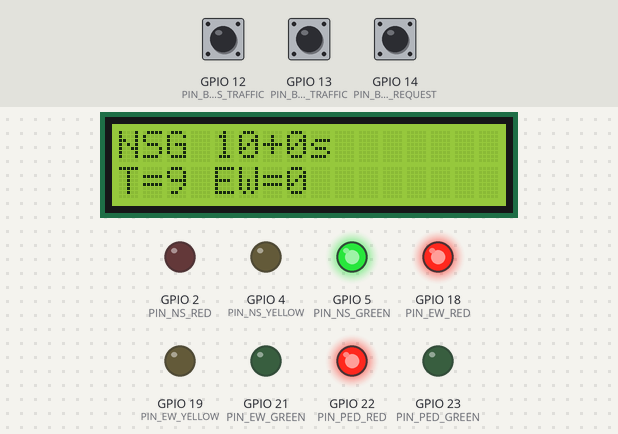
Recording of a sketch running on a simulated ESP32. Parts: 16×2 character LCD, output pins drawn as LEDs (lit = HIGH). The inputs (shaded band) are chosen by the test bench; at power-on: GPIO 12 (PIN_BTN_NS_TRAFFIC) HIGH, GPIO 13 (PIN_BTN_EW_TRAFFIC) HIGH, GPIO 14 (PIN_BTN_PED_REQUEST) HIGH.

Above: at 3.3 s.
3.4 s: GPIO 12 (PIN_BTN_NS_TRAFFIC) pulled LOW for 0.15 s
At 4.0 s:
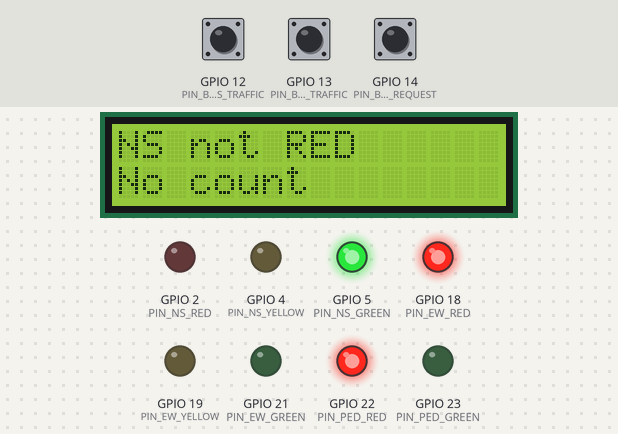
5.7 s: GPIO 13 (PIN_BTN_EW_TRAFFIC) pulled LOW for 0.15 s
At 6.2 s:
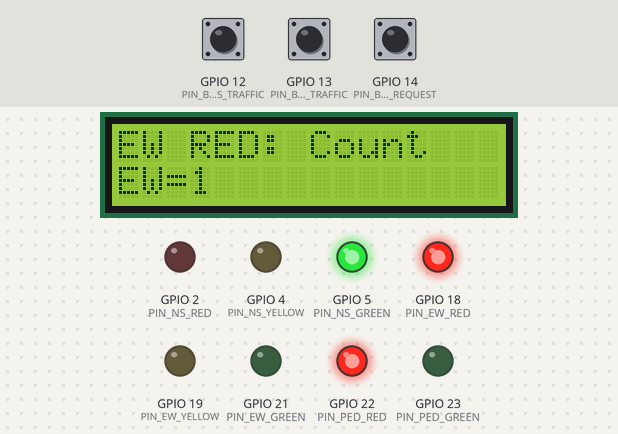
7.8 s: GPIO 14 (PIN_BTN_PED_REQUEST) pulled LOW for 0.15 s
At 8.2 s:
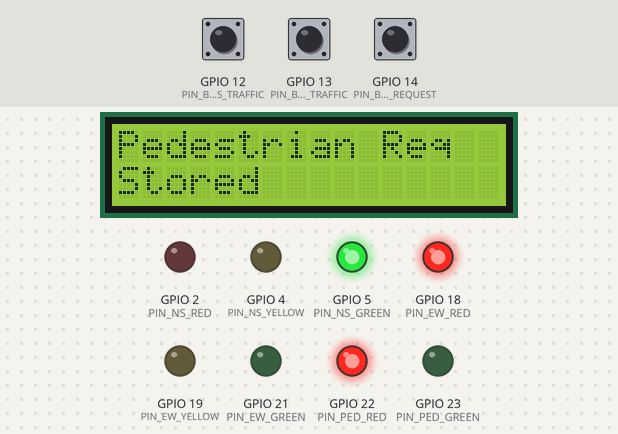
10.9 s: GPIO 13 (PIN_BTN_EW_TRAFFIC) pulled LOW for 1 s
At 13.3 s:
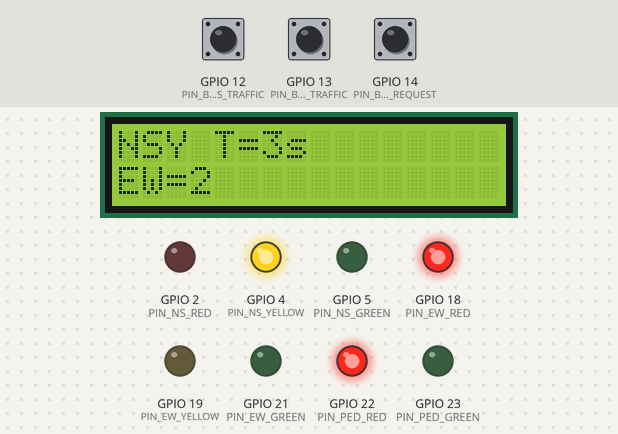
14.9 s: GPIO 13 (PIN_BTN_EW_TRAFFIC) pulled LOW for 0.15 s
At 15.5 s:
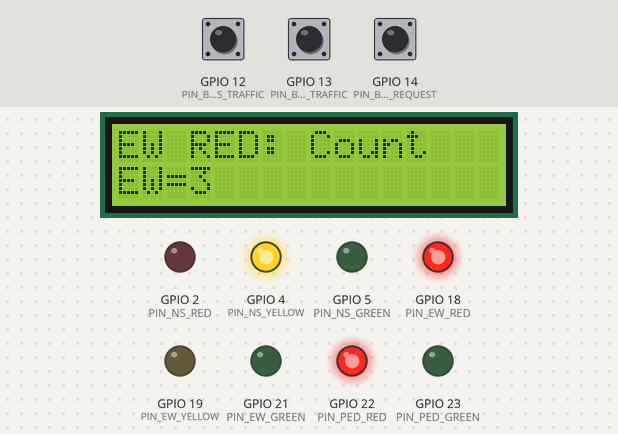
18.0 s: GPIO 12 (PIN_BTN_NS_TRAFFIC) pulled LOW for 1 s
At 24.6 s:
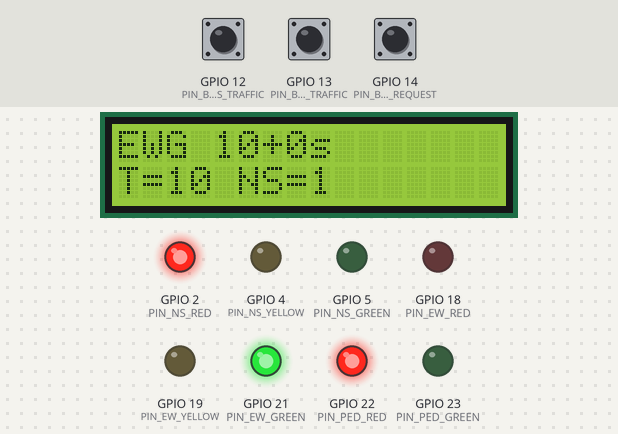
Timing chart, 0 to 25.8 s (numbered marks = the images above; inputs shaded):
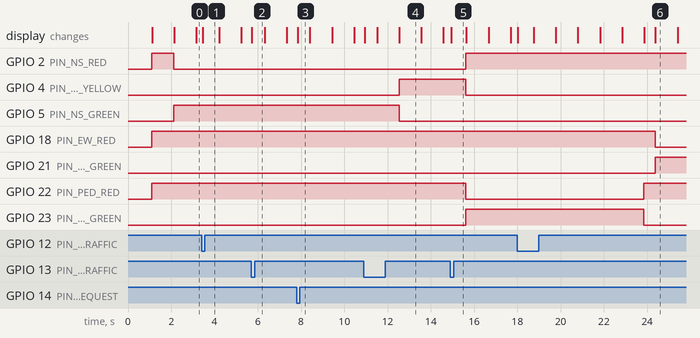

Measured:
- after the input at 3.4 s, the display: changes after 0.07 s (image 1)
- after the input at 5.7 s, the display: changes at once (image 2)
- after the input at 7.8 s, the display: changes at once (image 3)
- after the input at 10.9 s, the display: first changes at once (image 4 shows a later state)
- after the input at 14.9 s, the display: changes at once (image 5)
- after the input at 18.0 s, the display: first changes at once (image 6 shows a later state)
- what the display in image 4 shows lasts 1.1 s, from 12.5 s to 13.6 s

The sketch:

sketch.ino
```cpp
/****************************************************
 * SMART TRAFFIC LIGHT USING ESP32 + LCD
 * - NO millis() USED
 * - waitOneSecondWithButtons() used for timing
 * - Vehicle counts taken ONLY when road is RED
 * - During GREEN:
 *      Line1: NSG/EWG base+extra (e.g., "NSG 10+20s")
 *      Line2: Countdown + other road's count (e.g., "T=30 EW=14")
 * - Pedestrian request:
 *      Next inter-road phase is pedestrian green,
 *      then only opposite road's green.
 *
 * NEW GREEN-TIME ADAPTATION (for BOTH roads):
 *   Base green = 10 s
 *   +10 s for count >= 5
 *   +20 s for count >= 10
 *   +30 s for count >= 15
 ****************************************************/

#include <Wire.h>
#include <LiquidCrystal_I2C.h>

// -------- LCD CONFIG (I2C on GPIO32=SDA, GPIO33=SCL) --------
LiquidCrystal_I2C lcd(0x27, 16, 2);   // Change address to 0x3F if needed

// ============= PIN DEFINITIONS =============

// North–South LEDs
const int PIN_NS_RED    = 2;
const int PIN_NS_YELLOW = 4;
const int PIN_NS_GREEN  = 5;

// East–West LEDs
const int PIN_EW_RED    = 18;
const int PIN_EW_YELLOW = 19;
const int PIN_EW_GREEN  = 21;

// Pedestrian LEDs
const int PIN_PED_RED   = 22;
const int PIN_PED_GREEN = 23;

// Push buttons
const int PIN_BTN_NS_TRAFFIC  = 12;   // NS vehicle count (when NS red)
const int PIN_BTN_EW_TRAFFIC  = 13;   // EW vehicle count (when EW red)
const int PIN_BTN_PED_REQUEST = 14;   // Pedestrian request

// ============= CONSTANTS =============

const int YELLOW_TIME_SEC   = 3;
const int PED_TIME_SEC      = 8;

const int BASE_GREEN_SEC    = 10;     // standard base green time

// ============= PHASE ENUM =============

enum Phase {
  PHASE_NS_GREEN,
  PHASE_NS_YELLOW,
  PHASE_EW_GREEN,
  PHASE_EW_YELLOW,
  PHASE_PED_GREEN
};

Phase currentPhase = PHASE_NS_GREEN;

// ============= GLOBAL VARIABLES =============

int trafficCountNS = 0;   // vehicles waiting on NS (when NS red)
int trafficCountEW = 0;   // vehicles waiting on EW (when EW red)

bool pedRequest = false;  // latched pedestrian request

bool lastNsBtnState  = HIGH;
bool lastEwBtnState  = HIGH;
bool lastPedBtnState = HIGH;

// ============= FUNCTION DECLARATIONS =============

void readButtons();
void waitOneSecondWithButtons();

void phaseNsGreen();
void phaseNsYellow();
void phaseEwGreen();
void phaseEwYellow();
void phasePedestrianIfRequested();

void setAllVehicleRed();
void setNsGreenState();
void setNsYellowState();
void setEwGreenState();
void setEwYellowState();
void setPedestrianGreenState();

bool isNsRed();
bool isEwRed();

int  computeNsGreenSeconds();
int  computeEwGreenSeconds();

void lcdShowTwoLines(const char* line1, const char* line2);

// ============= SETUP =============

void setup() {
  // Use GPIO32 as SDA and GPIO33 as SCL for I2C
  Wire.begin(32, 33);

  lcd.init();
  lcd.backlight();
  lcdShowTwoLines("Traffic System", "Starting...");
  delay(1000);

  pinMode(PIN_NS_RED, OUTPUT);
  pinMode(PIN_NS_YELLOW, OUTPUT);
  pinMode(PIN_NS_GREEN, OUTPUT);

  pinMode(PIN_EW_RED, OUTPUT);
  pinMode(PIN_EW_YELLOW, OUTPUT);
  pinMode(PIN_EW_GREEN, OUTPUT);

  pinMode(PIN_PED_RED, OUTPUT);
  pinMode(PIN_PED_GREEN, OUTPUT);

  pinMode(PIN_BTN_NS_TRAFFIC, INPUT_PULLUP);
  pinMode(PIN_BTN_EW_TRAFFIC, INPUT_PULLUP);
  pinMode(PIN_BTN_PED_REQUEST, INPUT_PULLUP);

  setAllVehicleRed();
  digitalWrite(PIN_PED_RED, HIGH);
  digitalWrite(PIN_PED_GREEN, LOW);

  lcdShowTwoLines("Traffic System", "Ready");
  delay(1000);
}

// ============= MAIN LOOP =============

void loop() {
  // Full cycle: NS -> (Ped?) -> EW -> (Ped?) -> repeat

  phaseNsGreen();
  phaseNsYellow();
  phasePedestrianIfRequested();   // if pedRequest, MUST go now before EW green

  phaseEwGreen();
  phaseEwYellow();
  phasePedestrianIfRequested();   // if pedRequest, MUST go now before NS green
}

// ============= BUTTON HANDLING =============

void readButtons() {
  // NS vehicle count button
  bool nsBtn = digitalRead(PIN_BTN_NS_TRAFFIC);
  if (nsBtn == LOW && lastNsBtnState == HIGH) {      // just pressed
    if (isNsRed()) {                                 // NS must be red
      trafficCountNS++;                              // no upper limit

      lcd.clear();
      lcd.setCursor(0, 0);
      lcd.print("NS RED: Count");
      lcd.setCursor(0, 1);
      lcd.print("NS=");
      lcd.print(trafficCountNS);
    } else {
      lcdShowTwoLines("NS not RED", "No count");
    }
    delay(30);   // small debounce
  }
  lastNsBtnState = nsBtn;

  // EW vehicle count button
  bool ewBtn = digitalRead(PIN_BTN_EW_TRAFFIC);
  if (ewBtn == LOW && lastEwBtnState == HIGH) {      // just pressed
    if (isEwRed()) {                                 // EW must be red
      trafficCountEW++;                              // no upper limit

      lcd.clear();
      lcd.setCursor(0, 0);
      lcd.print("EW RED: Count");
      lcd.setCursor(0, 1);
      lcd.print("EW=");
      lcd.print(trafficCountEW);
    } else {
      lcdShowTwoLines("EW not RED", "No count");
    }
    delay(30);   // small debounce
  }
  lastEwBtnState = ewBtn;

  // Pedestrian request button
  bool pedBtn = digitalRead(PIN_BTN_PED_REQUEST);
  if (pedBtn == LOW && lastPedBtnState == HIGH) {    // just pressed
    pedRequest = true;                               // latched
    lcdShowTwoLines("Pedestrian Req", "Stored");
    delay(30);
  }
  lastPedBtnState = pedBtn;
}

// ============= TIMING HELPER (NO millis) =============

// 1 second = 50 × (readButtons + 20 ms)
void waitOneSecondWithButtons() {
  for (int i = 0; i < 50; i++) {
    readButtons();
    delay(20);
  }
}

// ============= PHASE FUNCTIONS =============

void phaseNsGreen() {
  currentPhase = PHASE_NS_GREEN;

  // Total green time based on NS traffic count
  int totalSecs = computeNsGreenSeconds();
  int baseSecs  = BASE_GREEN_SEC;
  int extraSecs = totalSecs - baseSecs;
  if (extraSecs < 0) extraSecs = 0;

  setNsGreenState();

  // Countdown loop (GREEN duration) – syncs exactly with signal
  for (int remaining = totalSecs; remaining > 0; remaining--) {
    lcd.clear();
    lcd.setCursor(0, 0);
    // Line 1 example: "NSG 10+20s"
    lcd.print("NSG ");
    lcd.print(baseSecs);
    lcd.print("+");
    lcd.print(extraSecs);
    lcd.print("s");

    // Line 2 example: "T=30 EW=14"
    lcd.setCursor(0, 1);
    lcd.print("T=");
    lcd.print(remaining);
    lcd.print(" EW=");
    lcd.print(trafficCountEW);   // vehicles currently waiting on EW (red)

    waitOneSecondWithButtons();  // 1-second tick with frequent button checks
  }

  // After NS green is served, reset its own old queue
  trafficCountNS = 0;
}

void phaseNsYellow() {
  currentPhase = PHASE_NS_YELLOW;

  // Yellow phase – show NSY + EW count
  for (int remaining = YELLOW_TIME_SEC; remaining > 0; remaining--) {
    lcd.clear();
    lcd.setCursor(0, 0);
    lcd.print("NSY T=");
    lcd.print(remaining);
    lcd.print("s");

    lcd.setCursor(0, 1);
    lcd.print("EW=");
    lcd.print(trafficCountEW);

    setNsYellowState();
    waitOneSecondWithButtons();
  }
}

void phaseEwGreen() {
  currentPhase = PHASE_EW_GREEN;

  int totalSecs = computeEwGreenSeconds();
  int baseSecs  = BASE_GREEN_SEC;
  int extraSecs = totalSecs - baseSecs;
  if (extraSecs < 0) extraSecs = 0;

  setEwGreenState();

  // Countdown loop for EW green
  for (int remaining = totalSecs; remaining > 0; remaining--) {
    lcd.clear();
    lcd.setCursor(0, 0);
    // Line 1: "EWG 10+20s"
    lcd.print("EWG ");
    lcd.print(baseSecs);
    lcd.print("+");
    lcd.print(extraSecs);
    lcd.print("s");

    // Line 2: "T=30 NS=7"
    lcd.setCursor(0, 1);
    lcd.print("T=");
    lcd.print(remaining);
    lcd.print(" NS=");
    lcd.print(trafficCountNS);   // vehicles currently waiting on NS (red)

    waitOneSecondWithButtons();
  }

  trafficCountEW = 0;
}

void phaseEwYellow() {
  currentPhase = PHASE_EW_YELLOW;

  // Yellow phase – show EWY + NS count
  for (int remaining = YELLOW_TIME_SEC; remaining > 0; remaining--) {
    lcd.clear();
    lcd.setCursor(0, 0);
    lcd.print("EWY T=");
    lcd.print(remaining);
    lcd.print("s");

    lcd.setCursor(0, 1);
    lcd.print("NS=");
    lcd.print(trafficCountNS);

    setEwYellowState();
    waitOneSecondWithButtons();
  }
}

void phasePedestrianIfRequested() {
  if (!pedRequest) return;   // No request → skip

  currentPhase = PHASE_PED_GREEN;

  setPedestrianGreenState();

  // Pedestrian green with countdown
  for (int remaining = PED_TIME_SEC; remaining > 0; remaining--) {
    lcd.clear();
    lcd.setCursor(0, 0);
    lcd.print("PEDESTRIAN");
    lcd.setCursor(0, 1);
    lcd.print("T=");
    lcd.print(remaining);
    lcd.print(" WALK");

    waitOneSecondWithButtons();
  }

  // End pedestrian phase: all roads red, ped to red
  setAllVehicleRed();
  digitalWrite(PIN_PED_RED, HIGH);
  digitalWrite(PIN_PED_GREEN, LOW);

  lcdShowTwoLines("PEDESTRIAN", "STOP");
  delay(500);

  // This request is now fully served
  pedRequest = false;
}

// ============= RED-STATUS HELPERS =============

// NS is considered "red period" when NS is not green or yellow
bool isNsRed() {
  return (currentPhase == PHASE_EW_GREEN ||
          currentPhase == PHASE_EW_YELLOW ||
          currentPhase == PHASE_PED_GREEN);
}

// EW is considered "red period" when EW is not green or yellow
bool isEwRed() {
  return (currentPhase == PHASE_NS_GREEN ||
          currentPhase == PHASE_NS_YELLOW ||
          currentPhase == PHASE_PED_GREEN);
}

// ============= LED STATE HELPERS =============

void setAllVehicleRed() {
  digitalWrite(PIN_NS_RED, HIGH);
  digitalWrite(PIN_NS_YELLOW, LOW);
  digitalWrite(PIN_NS_GREEN, LOW);

  digitalWrite(PIN_EW_RED, HIGH);
  digitalWrite(PIN_EW_YELLOW, LOW);
  digitalWrite(PIN_EW_GREEN, LOW);
}

void setNsGreenState() {
  setAllVehicleRed();
  digitalWrite(PIN_NS_RED, LOW);
  digitalWrite(PIN_NS_GREEN, HIGH);
}

void setNsYellowState() {
  setAllVehicleRed();
  digitalWrite(PIN_NS_RED, LOW);
  digitalWrite(PIN_NS_YELLOW, HIGH);
}

void setEwGreenState() {
  setAllVehicleRed();
  digitalWrite(PIN_EW_RED, LOW);
  digitalWrite(PIN_EW_GREEN, HIGH);
}

void setEwYellowState() {
  setAllVehicleRed();
  digitalWrite(PIN_EW_RED, LOW);
  digitalWrite(PIN_EW_YELLOW, HIGH);
}

void setPedestrianGreenState() {
  setAllVehicleRed();
  digitalWrite(PIN_PED_RED, LOW);
  digitalWrite(PIN_PED_GREEN, HIGH);
}

// ============= GREEN TIME COMPUTATION (NEW LOGIC) =============

int computeNsGreenSeconds() {
  // New logic:
  // count < 5   -> 10
  // 5–9         -> 20
  // 10–14       -> 30
  // >= 15       -> 40
  int extra = 0;
  if (trafficCountNS >= 15) {
    extra = 30;
  } else if (trafficCountNS >= 10) {
    extra = 20;
  } else if (trafficCountNS >= 5) {
    extra = 10;
  } else {
    extra = 0;
  }
  return BASE_GREEN_SEC + extra;
}

int computeEwGreenSeconds() {
  int extra = 0;
  if (trafficCountEW >= 15) {
    extra = 30;
  } else if (trafficCountEW >= 10) {
    extra = 20;
  } else if (trafficCountEW >= 5) {
    extra = 10;
  } else {
    extra = 0;
  }
  return BASE_GREEN_SEC + extra;
}

// ============= LCD HELPER =============

void lcdShowTwoLines(const char* line1, const char* line2) {
  lcd.clear();
  lcd.setCursor(0, 0);
  lcd.print(line1);
  lcd.setCursor(0, 1);
  lcd.print(line2);
}
```
